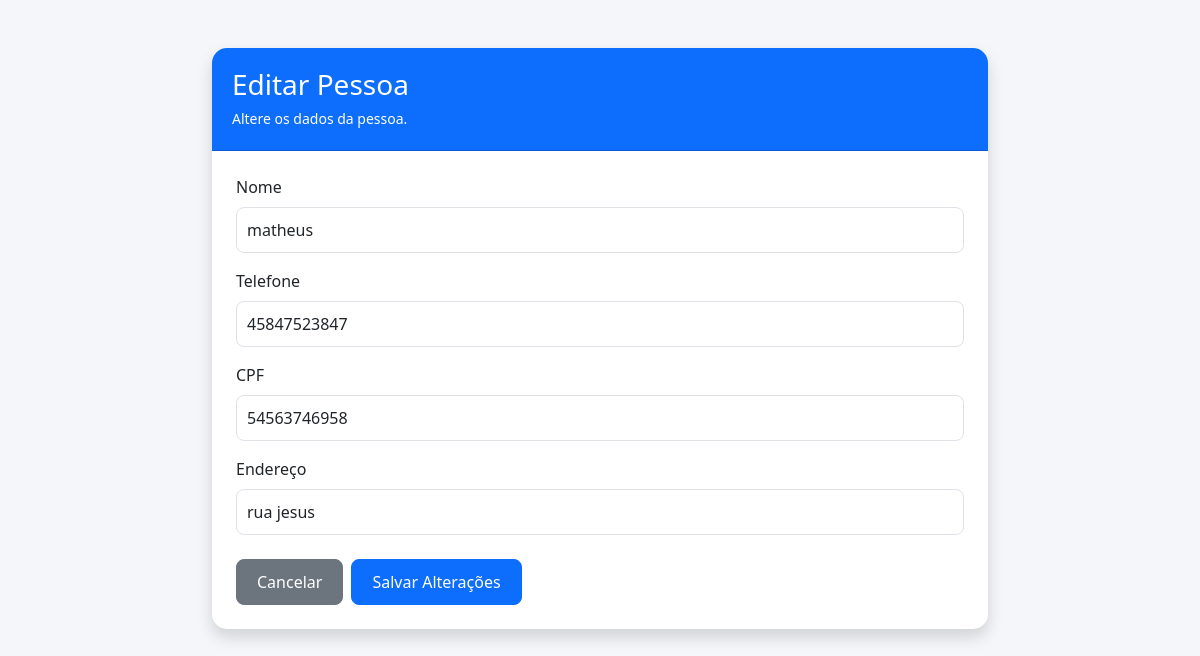
The page /pessoa-editar.php?id=11 on the database its author committed.
### tables this page shows
CREATE TABLE IF NOT EXISTS `pessoas` (
  `id` int(11) NOT NULL AUTO_INCREMENT,
  `nome` varchar(100) NOT NULL,
  `telefone` varchar(15) DEFAULT NULL,
  `cpf` varchar(11) NOT NULL,
  `endereco` varchar(255) DEFAULT NULL,
  `createdAt` timestamp NULL DEFAULT current_timestamp(),
  `updatedAt` timestamp NOT NULL DEFAULT current_timestamp() ON UPDATE current_timestamp(),
  PRIMARY KEY (`id`) USING BTREE,
  UNIQUE KEY `cpf` (`cpf`) USING BTREE
);

### src/config/Database.php (called while the page is built, shortened)
<?php
class Database
{
    private string $host = 'localhost';
    private string $dbname = 'aula6';
    private string $username = 'root';
    private string $password = '';
    public function conectar(): PDO
    {
        try {
            $dsn = "mysql:host={$this->host};dbname={$this->dbname};charset=utf8mb4";
            $pdo = new PDO(
                $dsn,
                $this->username,
                $this->password
            );
            $pdo->setAttribute(
                PDO::ATTR_ERRMODE,
                PDO::ERRMODE_EXCEPTION
            );
            return $pdo;
        } catch (PDOException $e) {
            die("Erro na conexão: " . $e->getMessage());
        }
    }
}

### src/DAO/pessoaDAO.php (called while the page is built, shortened)
<?php
class PessoaDAO
{
    private PDO $conexao;
    public function __construct()
    {
        $database = new Database();
        $this->conexao = $database->conectar();
    }
    public function buscarPorId(int $id): ?Pessoa
    {
        $sql = "
            SELECT *
            FROM pessoas
            WHERE id = :id
        ";
        $stmt = $this->conexao->prepare($sql);
        $stmt->bindValue(
            ':id',
            $id,
            PDO::PARAM_INT
        );
        $stmt->execute();
        $dados = $stmt->fetch(PDO::FETCH_ASSOC);
        $pessoa = new Pessoa();
        $pessoa->setId($dados['id']);
        $pessoa->setNome($dados['nome']);
        $pessoa->setTelefone($dados['telefone']);
        $pessoa->setCpf($dados['cpf']);
        $pessoa->setEndereco($dados['endereco']);
        return $pessoa;
    }
}

### src/Model/Pessoa.php (called while the page is built, shortened)
<?php
class Pessoa
{
    private string $nome;
    private ?string $telefone = null;
    private string $cpf;
    private ?string $endereco = null;
    public function getNome(): string
    {
        return $this->nome;
    }
    public function setNome(string $nome): void
    {
        $this->nome = $nome;
    }
    public function getTelefone(): ?string
    {
        return $this->telefone;
    }
    public function setTelefone(?string $telefone): void
    {
        $this->telefone = $telefone;
    }
    public function getCpf(): string
    {
        return $this->cpf;
    }
    public function setCpf(string $cpf): void
    {
        $this->cpf = $cpf;
    }
    public function getEndereco(): ?string
    {
        return $this->endereco;
    }
    public function setEndereco(?string $endereco): void
    {
        $this->endereco = $endereco;
    }
}

### public/pessoa-editar.php (the view, shortened to what this page needs)
<?php
$id = (int) $_GET['id'];
$dao = new PessoaDAO();
try {
    $pessoa = $dao->buscarPorId($id);
} catch (PDOException $e) {
    die("Erro ao buscar pessoa: " . $e->getMessage());
}
?>
<!DOCTYPE html>
<html lang="pt-BR">
<head>
    <link
        href="https://cdn.jsdelivr.net/npm/bootstrap@5.3.3/dist/css/bootstrap.min.css"
        rel="stylesheet"
    >
</head>
<body>
<div class="container py-5">
    <div class="card shadow">
        <div class="card-header">
            <h3 class="mb-1">
                Editar Pessoa
            </h3>
            <small>
                Altere os dados da pessoa.
            </small>
        </div>
        <div class="card-body p-4">
            <form
                action="pessoa-atualizar.php"
                method="POST"
            >
                <div class="mb-3">
                    <label
                        for="nome"
                        class="form-label"
                    >
                        Nome
                    </label>
                    <input
                        type="text"
                        name="nome"
                        id="nome"
                        class="form-control"
                        value="<?= htmlspecialchars($pessoa->getNome()) ?>"
                        maxlength="100"
                        required
                    >
                </div>
                <div class="mb-3">
                    <label
                        for="telefone"
                        class="form-label"
                    >
                        Telefone
                    </label>
                    <input
                        type="text"
                        name="telefone"
                        id="telefone"
                        class="form-control"
                        value="<?= htmlspecialchars($pessoa->getTelefone() ?? '') ?>"
                        maxlength="15"
                    >
                </div>
                <div class="mb-3">
                    <label
                        for="cpf"
                        class="form-label"
                    >
                        CPF
                    </label>
                    <input
                        type="text"
                        name="cpf"
                        id="cpf"
                        class="form-control"
                        value="<?= htmlspecialchars($pessoa->getCpf()) ?>"
                        maxlength="11"
                        required
                    >
                </div>
                <div class="mb-4">
                    <label
                        for="endereco"
                        class="form-label"
                    >
                        Endereço
                    </label>
                    <input
                        type="text"
                        name="endereco"
                        id="endereco"
                        class="form-control"
                        value="<?= htmlspecialchars($pessoa->getEndereco() ?? '') ?>"
                        maxlength="255"
                    >
                </div>
                <div class="d-flex gap-2">
                    <a
                        href="pessoa-list.php"
                        class="btn btn-secondary"
                    >
                        Cancelar
                    </a>
                    <button
                        type="submit"
                        class="btn btn-primary"
                    >
                        Salvar Alterações
                    </button>
                </div>
            </form>
        </div>
    </div>
</div>
</body>
</html>

### public/pessoa-editar.php (style rules this page uses)
body { background-color: #f5f6fa; }
.container { max-width: 800px; }
.card { border: none; border-radius: 15px; overflow: hidden; }
.card-header { background-color: #0d6efd; color: white; padding: 20px; }
.form-label { font-weight: 500; }
.form-control { border-radius: 8px; padding: 10px; }
.btn { border-radius: 8px; padding: 10px 20px; }

### rows shown on the page
pessoas: nome "matheus", telefone "45847523847", cpf "54563746958", endereco "rua jesus"
